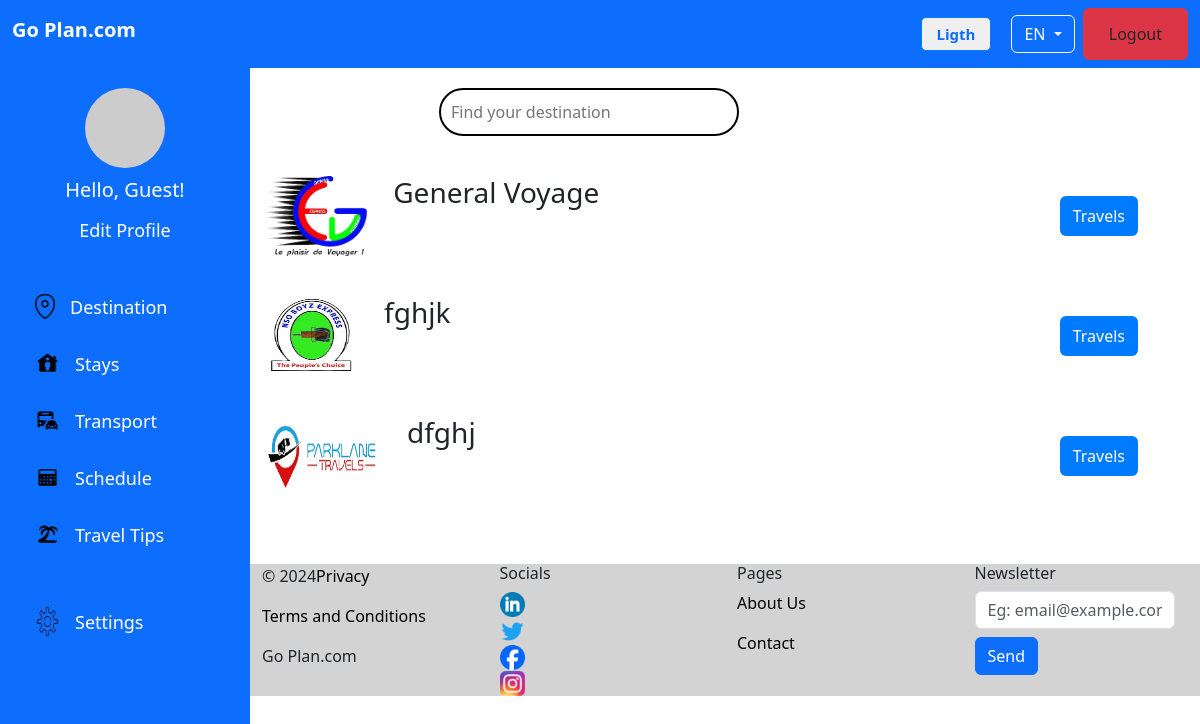
Before: /listagencies/ with the older database file.
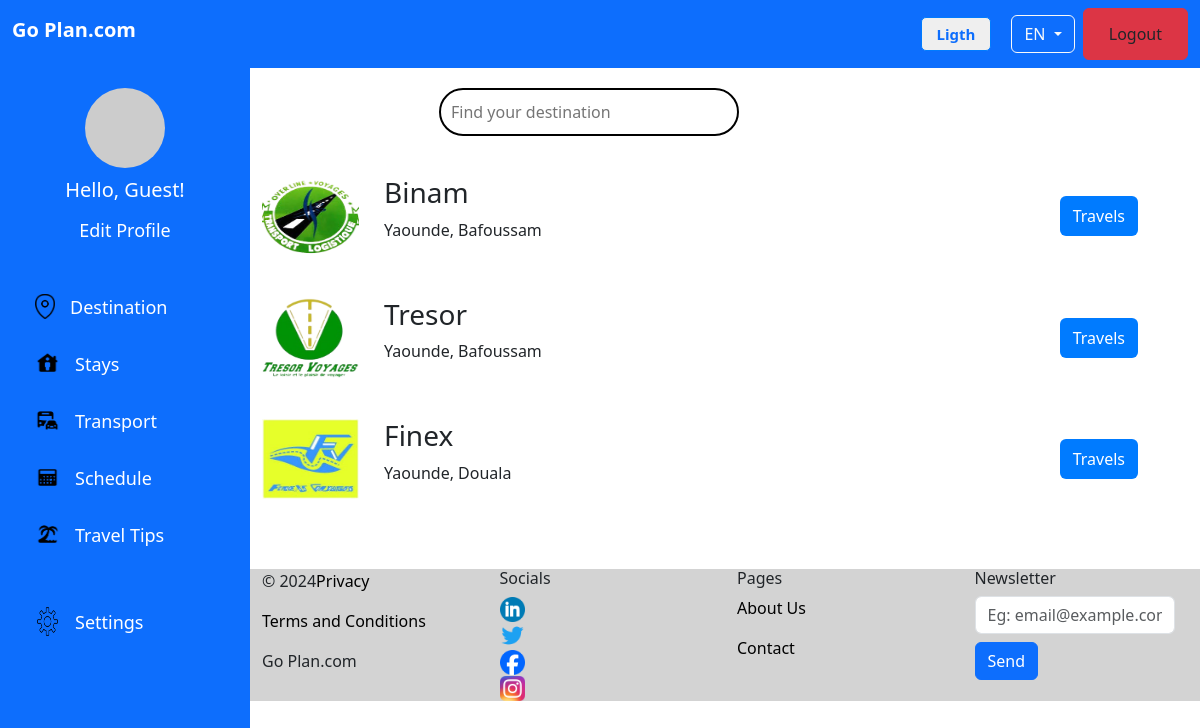
After: the same page with the newer database file.
### accounts/models.py (models this page shows, shortened)
class Agency(models.Model):
    name = models.CharField(max_length=255)
    image = models.ImageField(upload_to='image/agency/')
    description = models.TextField()
    agency_receptionist = models.ForeignKey(settings.AUTH_USER_MODEL, on_delete=models.SET_NULL,
        null=True, limit_choices_to={'roles': 'agency_receptionist'},related_name='managed_agencies'
    )

### accounts/views.py (the view)
# urls.py: path('agencies/', views.list_agencies_view, name='list_agencies'),
def list_agencies(request):
    agencies = Agency.objects.all()
    context = {
        'agencies': agencies
    }
    return render(request, 'pages/UserDashboard/agency.html', context)

### accounts/templates/pages/UserDashboard/agency.html (shortened to what this page needs)
{% extends "pages/UserDashboard/base.html" %}
{% load static %}
{% block content %}
    <div class="container">
        <div class="search-bar">
            <input type="text" placeholder="Find your destination">
            <button></button>
        </div>
        <div class="agency">
            {% for agency in agencies %}
                <div class="agency-item">
                    <img src="{% static agency.image %}" alt="{{ agency.name }}">
                    <div class="des">
                        <h3>{{ agency.name }}</h3>
                        <p>{{ agency.description }}</p>
                    </div>
                    <button class="btn"><a href="./bookAgency.html">Travels</a></button>
                </div>
            {% endfor %}
        </div>
    </div>
{% endblock %}

### accounts/templates/pages/UserDashboard/base.html (shortened to what this page needs)
{% load static %}
<!DOCTYPE html>
<html lang="en">
<head>
    <link rel="stylesheet" href="{% static 'css/UserDashboard/destination.css' %}">
    <link rel="stylesheet" href="{% static 'css/UserDashboard/agency.css' %}">
    <link rel="stylesheet" href="{% static 'css/UserDashboard/stays.css' %}">
    <link href="https://cdn.jsdelivr.net/npm/bootstrap@5.3.3/dist/css/bootstrap.min.css" rel="stylesheet">
</head>
<body>
    <nav class="navbar navbar-expand-lg navbar-light bg-primary">
        <div class="container-fluid">
            <h4 class="navbar-brand text-white fw-bold">Go Plan.com</h4>
            <div class="d-flex align-items-center ms-auto">
                <button class="btn1"><a href="#" class="text-decoration-none" id="darkModeToggle">Ligth</a></button>
                <div class="dropdown me-2">
                    <button class="btn btn-outline-light dropdown-toggle" type="button" id="languageDropdown" data-bs-toggle="dropdown" aria-expanded="false">
                        EN
                    </button>
                </div>
                <button class="btn btn-danger"><a href="{% url 'logout' %}" class="btn">Logout</a></button>
            </div>
        </div>
    </nav>
    <div class="sidebar bg-primary">
        <div class="profile">
            <img src="https://via.placeholder.com/80" alt="Profile Image">
            {% if user.is_authenticated %}
                <h5>{{ user.username }}</h5>
            {% else %}
                <h5>Hello, Guest!</h5>
            {% endif %}
            <a href="{% url 'create_profile' %}" class="text-white">Edit Profile</a>
        </div>
        <div class="menu">
            <div class="menu-item1">
                <img src="./../../../static/images/logos/destination.png" alt="Destination" >
                <a href="{% url 'destination' %}">Destination</a>
            </div>
            <div class="menu-item">
                <img src="./../../../static/images/logos/Person at Home.png" alt="Stay">
                <a href="{% url 'accommodation_list' %}">Stays</a>
            </div>
            <div class="menu-item">
                <img src="./../../../static/images/logos/Public Transportation.png" alt="Transport">
                <a href="{% url 'list_agency' %}">Transport</a>
            </div>
            <div class="menu-item">
                <img src="./../../../static/images/logos/Planner.png" alt="Schedule">
                <a href="{% url 'schedule' %}">Schedule</a>
            </div>
            <div class="menu-item">
                <img src="./../../../static/images/logos/Beach.png" alt="Travel Tips">
                <a href="{% url 'tips' %}">Travel Tips</a>
            </div>
            <div class="settings">
                <img src="./../../../static/images/logos/settings.png" alt="Settings">
                <a href="#">Settings</a>
            </div>
        </div>
    </div>
    <main>{% block content %} {% endblock %}</main>
    <footer class="footer mt-5">
        <div class="container">
            <div class="row">
                <div class="col-sm-3">
                    <p>© 2024<a href="#">Privacy</a></p>
                    <p><a href="#">Terms and Conditions</a></p>
                    <p>Go Plan.com</p>
                </div>
                <div class="col-sm-3">
                    <h6>Socials</h6>
                    <div class="social-icons">
                        <a href="#"><img src="./../../../static/images/logos/linkedin.webp" alt="LinkedIn"></a>
                        <a href="#"><img src="./../../../static/images/logos/twitter.png" alt="Twitter"></a>
                        <a href="#"><img src="./../../../static/images/logos/facebook.png" alt="Facebook"></a>
                        <a href="#"><img src="./../../../static/images/logos/insta.webp" alt="Instagram"></a>
                    </div>
                </div>
                <div class="col-sm-3">
                    <h6>Pages</h6>
                    <p><a href="#">About Us</a></p>
                    <p><a href="#">Contact</a></p>
                </div>
                <div class="col-sm-3">
                    <h6>Newsletter</h6>
                    <div class="newsletter">
                        <input type="email" class="form-control" placeholder="Eg: email@example.com">
                        <button class="btn btn-primary mt-2" type="button">Send</button>
                    </div>
                </div>
            </div>
        </div>
    </footer>
</body>

### accounts/static/css/UserDashboard/destination.css (style rules this page uses)
body { font-family: Arial, sans-serif; }
.navbar { position:fixed; }
.navbar .btn1 { text-decoration: none; border: solid #007BFF 1px; border-radius: 5px; margin-right: 20px; padding: 5px 15px; font-size: 15px; font-weight: bold; }
.sidebar { width: 250px; background-color: #4db8ff; padding-top: 20px; height: 100vh; position: fixed; }
.menu-item { display: flex; }
.menu-item img { width: 25px; height: 35px; margin-top: 10px; }
.menu-item1 { display: flex; }
.menu-item1 img { width: 20px; height: 25px; margin-top: 15px; }
.settings { display: flex; margin-top: 30px; }
.settings img { width: 25px; height: 35px; margin-top: 10px; }
.sidebar a { padding: 15px; text-decoration: none; font-size: 18px; color: white; display: block; }
.sidebar .menu { padding-left: 35px; }
.sidebar .profile { text-align: center; padding-bottom: 20px; }
.sidebar .profile img { width: 80px; border-radius: 50%; margin-bottom: 10px; }
.sidebar .profile h5 { color: white; margin: 0; }
.search-bar { display: flex; justify-content: center; align-items: center; margin: 20px 0; }
.search-bar input[type="text"] { border: 2px solid black; border-radius: 25px; padding: 10px; width: 300px; margin-right: 10px; }
.search-bar button { border: none; background: none; }
.footer { background-color: #d3d3d3; margin-left: 250px; }
.footer a { color: black; text-decoration: none; }
.footer .social-icons { display: flex; flex-direction: column; }
.footer .social-icons a { margin-right: 10px; }
.footer .social-icons a img { width: 25px; height: 25px; }
.footer .newsletter input[type="email"] { width: 200px; margin-right: 5px; }

### accounts/static/css/UserDashboard/agency.css (style rules this page uses)
body { font-family: Arial, sans-serif; }
.navbar { position:fixed; bottom: 0; right: 0; }
.navbar .btn1 { text-decoration: none; border: solid #007BFF 1px; border-radius: 5px; margin-right: 20px; padding: 5px 15px; font-size: 15px; font-weight: bold; }
.sidebar { width: 250px; background-color: #4db8ff; padding-top: 20px; height: 100vh; position: fixed; }
.menu-item { display: flex; }
.menu-item img { width: 25px; height: 35px; margin-top: 10px; }
.menu-item1 { display: flex; }
.menu-item1 img { width: 20px; height: 25px; margin-top: 15px; }
.settings { display: flex; margin-top: 30px; }
.settings img { width: 25px; height: 35px; margin-top: 10px; }
.sidebar a { padding: 15px; text-decoration: none; font-size: 18px; color: white; display: block; }
.sidebar .menu { padding-left: 35px; }
.sidebar .profile { text-align: center; padding-bottom: 20px; }
.sidebar .profile img { width: 80px; border-radius: 50%; margin-bottom: 10px; }
.sidebar .profile h5 { color: white; margin: 0; }
.search-bar { display: flex; justify-content: center; align-items: center; margin: 20px 0; }
.search-bar input[type="text"] { border: 2px solid black; border-radius: 25px; padding: 10px; width: 300px; margin-right: 10px; }
.search-bar button { border: none; background: none; }
.agency { margin-top: 20px; margin-left: 200px; }
.agency-item { display: flex; padding: 20px; }
.agency-item img { width: 120px; height: 80px; }
.agency-item .des { margin-left: 25px; width: 600px; }
.agency-item .btn { background-color: #007BFF; height: 40px; margin-top: 20px; margin-left: 190px; }
.agency-item .btn a { text-decoration: none; color: white; }
.footer { background-color: #d3d3d3; margin-left: 250px; }
.footer a { color: black; text-decoration: none; }
.footer .social-icons { display: flex; flex-direction: column; }
.footer .social-icons a { margin-right: 10px; }
.footer .social-icons a img { width: 25px; height: 25px; }
.footer .newsletter input[type="email"] { width: 200px; margin-right: 5px; }

Changed rows visible on the page:
removed Agency: image (picture), name "General Voyage"
removed Agency: image (picture), name "fghjk"
removed Agency: image (picture), name "dfghj"
added Agency: image (picture), name "Binam", description "Yaounde, Bafoussam"
added Agency: image (picture), name "Tresor", description "Yaounde, Bafoussam"
added Agency: image (picture), name "Finex", description "Yaounde, Douala"
